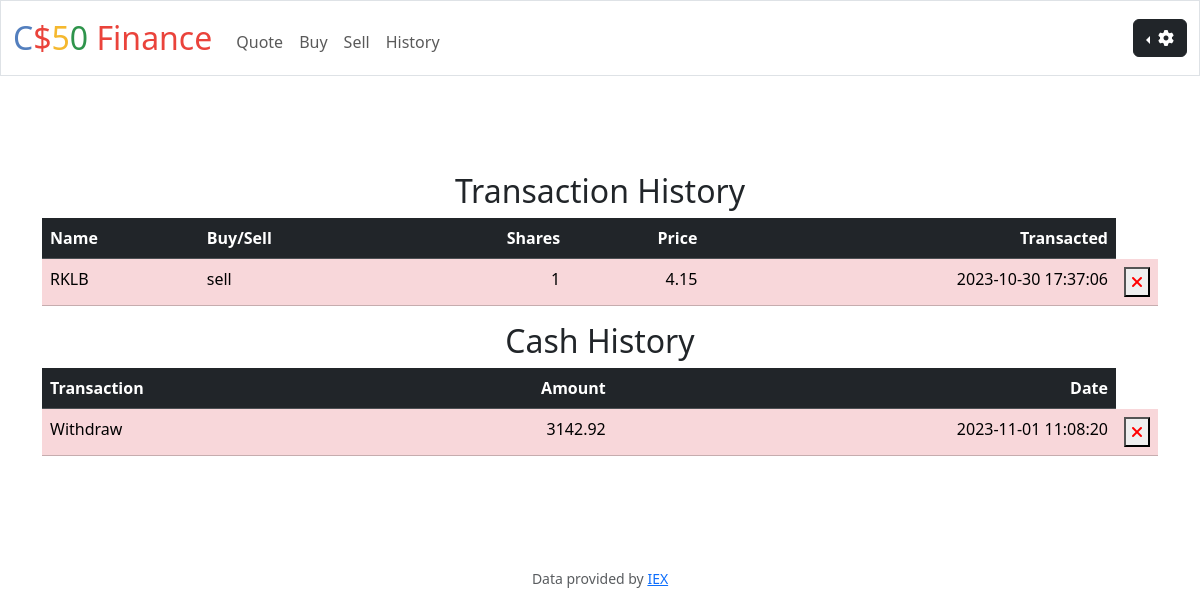
The app's page /history (signed in) with its own data.
### tables this page shows
CREATE TABLE transactions (
    id INTEGER PRIMARY KEY AUTOINCREMENT NOT NULL,
    user_id INTEGER NOT NULL,
    symbol TEXT NOT NULL,
    name TEXT NOT NULL,
    shares INTEGER NOT NULL,
    price NUMERIC NOT NULL,
    transaction_type TEXT NOT NULL,
    transaction_time DATETIME NOT NULL DEFAULT CURRENT_TIMESTAMP,
    FOREIGN KEY(user_id) REFERENCES users(id)
);

CREATE TABLE cashHistory (
id INTEGER PRIMARY KEY AUTOINCREMENT NOT NULL,
user_id INTEGER NOT NULL,
transactionType TEXT NOT NULL,
amount FLOAT NOT NULL,
transaction_time DATETIME NOT NULL DEFAULT CURRENT_TIMESTAMP,
FOREIGN KEY(user_id) REFERENCES users(id)
);

### app.py (the view)
@app.route("/history")
@login_required
def history():
    user_id = session.get("user_id")
    history_data = db.execute("SELECT * FROM transactions WHERE user_id = ? ORDER BY transaction_time DESC", user_id)
    cashHistory = db.execute("SELECT * FROM cashHistory WHERE user_id = ? ORDER BY transaction_time DESC", user_id)
    return render_template("history.html", history_data=history_data, cashHistory=cashHistory)

### app.py (called while the page is built)
@app.after_request
def after_request(response):
    response.headers["Cache-Control"] = "no-cache, no-store, must-revalidate"
    response.headers["Expires"] = 0
    response.headers["Pragma"] = "no-cache"
    return response

### helpers.py (called while the page is built)
def login_required(f):
    @wraps(f)
    def decorated_function(*args, **kwargs):
        if session.get("user_id") is None:
            return redirect("/login")
        return f(*args, **kwargs)
    return decorated_function

### templates/history.html (shortened to what this page needs)
{% extends "layout.html" %}
{% block main %}
    <main class="container py-5 text-center">
        <h2>Transaction History</h2>
        <table id="sortable-table" class="table table-dark table-hover">
            <thead>
                <tr>
                    <th class="text-start">Name</th>
                    <th class="text-start">Buy/Sell</th>
                    <th class="text-end" >Shares</th>
                    <th class="text-end">Price</th>
                    <th class="text-end">Transacted</th>
                </tr>
            </thead>
            <tbody>
                {% for history_data in history_data %}
                    {% if history_data.transaction_type == "buy" %}
                        <tr class="table-success">
                            <td class="text-start">{{ history_data.name }}</td>
                            <td class="text-start">{{ history_data.transaction_type }}</td>
                            <td class="text-end">{{ history_data.shares }}</td>
                            <td class="text-end">{{ history_data.price }}</td>
                            <td class="text-end">{{ history_data.transaction_time}} </td>
                            <td style="width:20px">
                                <form action="/delete" method="post">
                                    <input name="transactionId" type="hidden" value="{{ history_data.id }}">
                                    <button type="submit">
                                        <i class="fas fa-times" style="color: red;"></i>
                                    </button>
                                </form>
                            </td>
                        </tr>
                    {% elif history_data.transaction_type == "sell" %}
                        <tr class="table-danger">
                            <td class="text-start">{{ history_data.name }}</td>
                            <td class="text-start">{{ history_data.transaction_type }}</td>
                            <td class="text-end">{{ history_data.shares }}</td>
                            <td class="text-end">{{ history_data.price }}</td>
                            <td class="text-end">{{ history_data.transaction_time}} </td>
                            <td style="width:20px">
                                <form action="/delete" method="post">
                                    <button type="submit">
                                        <i class="fas fa-times" style="color: red;"></i>
                                    </button>
                                </form>
                            </td>
                        </tr>
                    {% endif %}
                {% endfor %}
            </tbody>
        </table>
        <h2>Cash History</h2>
        <table id="sortable-table" class="table table-dark table-hover">
            <thead>
                <tr>
                    <th class="text-start">Transaction</th>
                    <th class="text-end">Amount</th>
                    <th class="text-end">Date</th>
                </tr>
            </thead>
            <tbody>
                {% for cashHistory in cashHistory %}
                    {% if cashHistory.transactionType == "Withdraw" %}
                        <tr class="table-danger">
                            <td class="text-start"> {{cashHistory.transactionType}} </td>
                            <td class="text-end"> {{cashHistory.amount}} </td>
                            <td class="text-end"> {{cashHistory.transaction_time}} </td>
                            <td style="width:20px">
                                <form action="/delete" method="post">
                                    <button type="submit">
                                        <i class="fas fa-times" style="color: red;"></i>
                                    </button>
                                </form>
                            </td>
                        </tr>
                    {% endif %}
                {% endfor %}
            </tbody>
        </table>
    </main>
{% endblock %}

### records on screen
transactions: name "RKLB", transaction_type "sell", shares "1", price "4.15", transaction_time "2023-10-30 17:37:06"
cashHistory: transactionType "Withdraw", amount "3142.92", transaction_time "2023-11-01 11:08:20"
